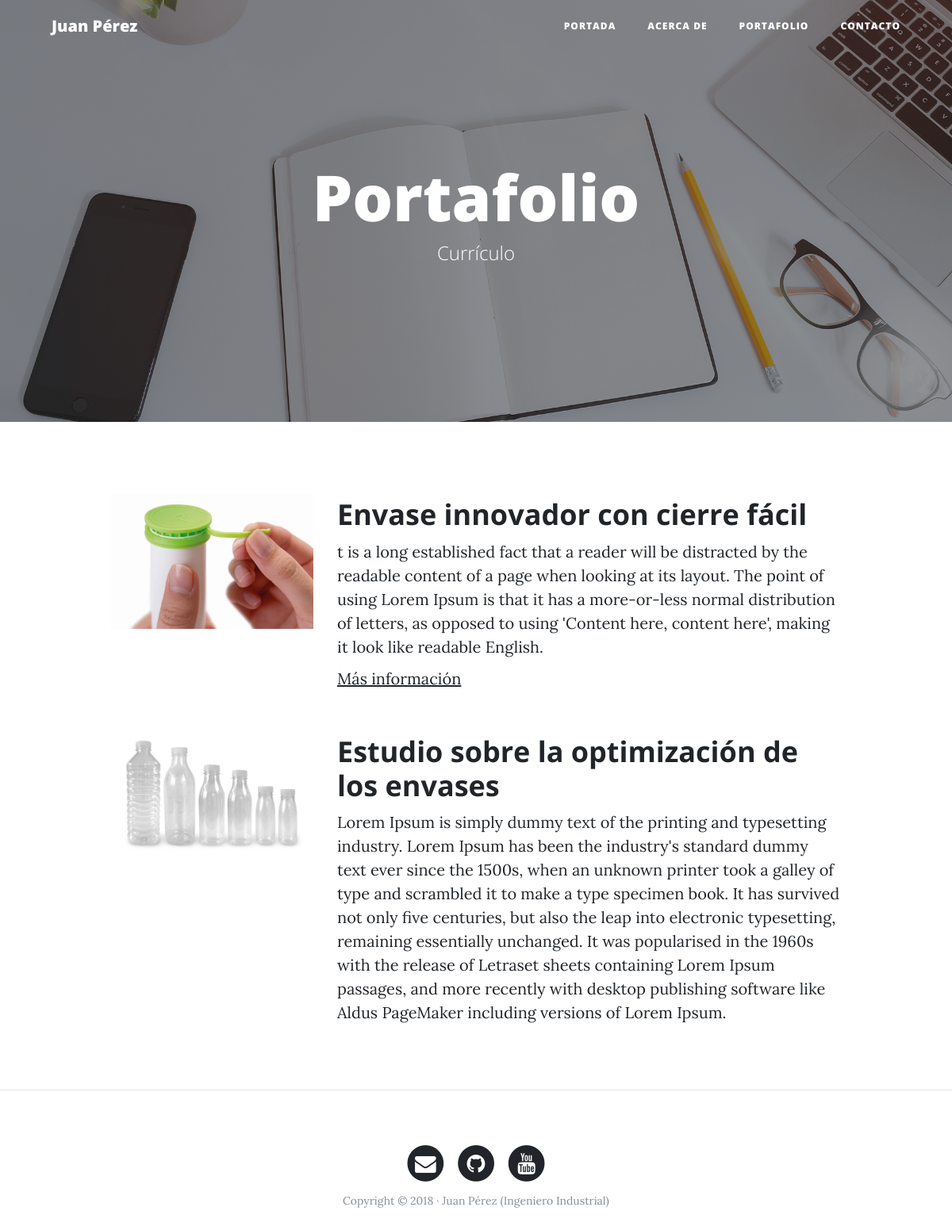
The app's page /portfolio with its own data.
### portfolio/models.py (models this page shows, shortened)
class Project(models.Model):
    title = models.CharField(max_length=200, verbose_name="Titulo")
    description = models.TextField(verbose_name="Descripción")
    image = models.ImageField(verbose_name="Imagen", upload_to="projects")
    link = models.URLField(verbose_name="Direccción Web", null=True, blank=True)
    created = models.DateTimeField(auto_now_add=True, verbose_name="Fecha de creación")
    updated = models.DateTimeField(auto_now=True, verbose_name="Fecha de edición")
    class Meta:
        verbose_name = "proyecto"
        verbose_name_plural = "proyectos"
        ordering = ["-created"]

### portfolio/views.py (the view)
# urls.py: path('portfolio', portfolio_views.portfolio, name="portfolio"),
def portfolio(request):
    projects = Project.objects.all()
    return render(request, "portfolio/portfolio.html", {'projects':projects})

### portfolio/templates/portfolio/portfolio.html (shortened to what this page needs)
{% extends 'core/base.html' %}
{% block background %}{% load static %}{% static 'core/img/portfolio-bg.jpg' %}{% endblock %}
{% block headers %}
<h1>Portafolio</h1>
<span class="subheading">Currículo</span>
{% endblock %}
{% block content %}
	{% for project in projects  %}
		<div class="row project">
			<div class="col-lg-3 col-md-4 offset-lg-1">
				<img class="img-fluid" src="{{project.image.url}}" alt="">
			</div>
			<div class="col-lg-7 col-md-8">
				<h2 class="section-heading title">{{project.title}}</h2>
			<p>{{project.description}}</p>
			{% if project.link %}
				<p><a href="{{project.link}}">Más información</a></p>
			{% endif %}
			</div>
		</div>
	{% endfor %}
{% endblock %}

### records on screen
Project: image (picture), title "Envase innovador con cierre fácil", description "t is a long established fact that a reader will be distracted by the readable content of a page when looking at its layout. The point of using Lorem Ipsum is that it has a more-or-less normal distribution of letters, as opposed to using 'Content here, content here', making it look like readable English."
Project: image (picture), title "Estudio sobre la optimización de los envases", description "Lorem Ipsum is simply dummy text of the printing and typesetting industry. Lorem Ipsum has been the industry's standard dummy text ever since the 1500s, when an unknown printer took a galley of type and scrambled it to make a type specimen book. It has survived not only five centuries, but also the leap into electronic typesetting, remaining essentially unchanged. It was popularised in the 1960s with the release of Letraset sheets containing Lorem Ipsum passages, and more recently with desktop publishing software like Aldus PageMaker including versions of Lorem Ipsum."
